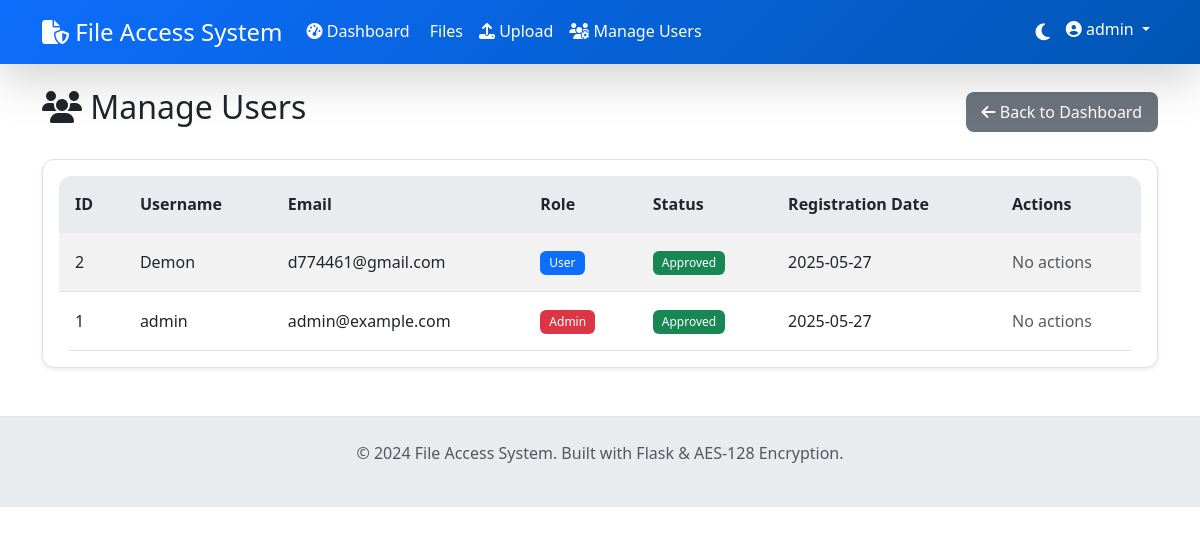
Page /admin/users (signed in) on the committed database.
### tables this page shows
CREATE TABLE users (
            id INTEGER PRIMARY KEY AUTOINCREMENT,
            username TEXT UNIQUE NOT NULL,
            email TEXT UNIQUE NOT NULL,
            password_hash TEXT NOT NULL,
            role TEXT NOT NULL DEFAULT 'user',
            status TEXT NOT NULL DEFAULT 'pending',
            created_at TIMESTAMP DEFAULT CURRENT_TIMESTAMP
        );

### app.py (the view)
@app.route('/admin/users')
@admin_required
def manage_users():
    conn = get_db_connection()
    users = conn.execute(
        'SELECT id, username, email, role, status, created_at FROM users ORDER BY created_at DESC'
    ).fetchall()
    conn.close()
    return render_template('manage_users.html', users=users)

### auth.py (called while the page is built)
def admin_required(f):
    @wraps(f)
    def decorated_function(*args, **kwargs):
        if 'user_id' not in session or session.get('role') != 'admin':
            flash('Admin access required.', 'error')
            return redirect(url_for('index'))
        return f(*args, **kwargs)
    return decorated_function

### database.py (called while the page is built)
def get_db_connection():
    conn = sqlite3.connect(Config.DATABASE)
    conn.row_factory = sqlite3.Row
    return conn

### templates/manage_users.html (shortened to what this page needs)
{% extends "base.html" %}
{% block content %}
<div class="d-flex justify-content-between align-items-center mb-4">
    <h2><i class="fas fa-users"></i> Manage Users</h2>
    <a href="{{ url_for('dashboard') }}" class="btn btn-secondary">
        <i class="fas fa-arrow-left"></i> Back to Dashboard
    </a>
</div>
<div class="card">
    <div class="card-body">
        {% if users %}
            <div class="table-responsive">
                <table class="table table-striped">
                    <thead>
                        <tr>
                            <th>ID</th>
                            <th>Username</th>
                            <th>Email</th>
                            <th>Role</th>
                            <th>Status</th>
                            <th>Registration Date</th>
                            <th>Actions</th>
                        </tr>
                    </thead>
                    <tbody>
                        {% for user in users %}
                        <tr>
                            <td>{{ user.id }}</td>
                            <td>{{ user.username }}</td>
                            <td>{{ user.email }}</td>
                            <td>
                                {% if user.role == 'admin' %}
                                    <span class="badge bg-danger">Admin</span>
                                {% else %}
                                    <span class="badge bg-primary">User</span>
                                {% endif %}
                            </td>
                            <td>
                                {% if user.status == 'approved' %}
                                    <span class="badge bg-success">Approved</span>
                                {% else %}
                                    <span class="badge bg-warning">Pending</span>
                                {% endif %}
                            </td>
                            <td>{{ user.created_at[:10] }}</td>
                            <td>
                                {% if user.status == 'pending' %}
                                    <a href="{{ url_for('approve_user', user_id=user.id) }}"
                                       class="btn btn-sm btn-success">
                                        <i class="fas fa-check"></i> Approve
                                    </a>
                                    <a href="{{ url_for('reject_user', user_id=user.id) }}"
                                       class="btn btn-sm btn-danger"
                                       onclick="return confirm('Are you sure you want to reject this user?')">
                                        <i class="fas fa-times"></i> Reject
                                    </a>
                                {% else %}
                                    <span class="text-muted">No actions</span>
                                {% endif %}
                            </td>
                        </tr>
                        {% endfor %}
                    </tbody>
                </table>
            </div>
        {% else %}
            <div class="text-center py-4">
                <i class="fas fa-users text-muted" style="font-size: 3em;"></i>
                <p class="mt-3">No users found.</p>
            </div>
        {% endif %}
    </div>
</div>
{% endblock %}

### templates/base.html (shortened to what this page needs)
<!DOCTYPE html>
<html lang="en" data-theme="{{ session.get('theme', 'light') }}">
<head>
    <link href="https://cdn.jsdelivr.net/npm/bootstrap@5.3.0/dist/css/bootstrap.min.css" rel="stylesheet">
    <link href="https://cdnjs.cloudflare.com/ajax/libs/font-awesome/6.4.0/css/all.min.css" rel="stylesheet">
    <link href="{{ url_for('static', filename='css/style.css') }}" rel="stylesheet">
</head>
<body>
    <nav class="navbar navbar-expand-lg navbar-dark sticky-top">
        <div class="container">
            <a class="navbar-brand slide-in-left" href="{{ url_for('index') }}">
                <i class="fas fa-file-shield"></i> File Access System
            </a>
            <div class="collapse navbar-collapse" id="navbarNav">
                <ul class="navbar-nav me-auto">
                    {% if session.user_id %}
                        <li class="nav-item">
                            <a class="nav-link" href="{{ url_for('dashboard') }}">
                                <i class="fas fa-tachometer-alt"></i> Dashboard
                            </a>
                        </li>
                        <li class="nav-item">
                            <a class="nav-link" href="{{ url_for('files.list_files') }}">
                                 Files
                            </a>
                        </li>
                        <li class="nav-item">
                            <a class="nav-link" href="{{ url_for('files.upload_file') }}">
                                <i class="fas fa-upload"></i> Upload
                            </a>
                        </li>
                        {% if session.role == 'admin' %}
                            <li class="nav-item">
                                <a class="nav-link" href="{{ url_for('manage_users') }}">
                                    <i class="fas fa-users-cog"></i> Manage Users
                                </a>
                            </li>
                        {% endif %}
                    {% else %}
                        <li class="nav-item">
                            <a class="nav-link" href="{{ url_for('files.list_files') }}">
                                <i class="fas fa-eye"></i> Public Files
                            </a>
                        </li>
                    {% endif %}
                </ul>
                <ul class="navbar-nav">
                    <li class="nav-item">
                        <button class="nav-link theme-toggle" title="Toggle Theme">
                            {% if session.get('theme', 'light') == 'light' %}
                                <i class="fas fa-moon"></i>
                            {% else %}
                                <i class="fas fa-sun"></i>
                            {% endif %}
                        </button>
                    </li>
                    {% if session.user_id %}
                        <li class="nav-item dropdown">
                            <a class="nav-link dropdown-toggle" href="#" id="navbarDropdown" role="button" data-bs-toggle="dropdown">
                                <i class="fas fa-user-circle"></i> {{ session.username }}
                            </a>
                        </li>
                    {% endif %}
                </ul>
            </div>
        </div>
    </nav>
    <main class="container mt-4 fade-in">
        {% block content %}{% endblock %}
    </main>
    <footer class="mt-5 py-4 text-center text-muted">
        <div class="container">
            <p>&copy; 2024 File Access System. Built with Flask & AES-128 Encryption.</p>
        </div>
    </footer>
</body>
</html>

### static/css/style.css (style rules this page uses)
:root { --bg-color: #ffffff; --text-color: #212529; --card-bg: #ffffff; --border-color: #dee2e6; --navbar-bg: #0d6efd; --navbar-text: #ffffff; --sidebar-bg: #f8f9fa; --hover-bg: #e9ecef; --shadow: 0 0.125rem 0.25rem rgba(0, 0, 0, 0.075); --shadow-lg: 0 1rem 3rem rgba(0, 0, 0, 0.175); --primary-color: #0d6efd; --success-color: #198754; --danger-color: #dc3545; --warning-color: #ffc107; --info-color: #0dcaf0; }
* { transition: all 0.3s ease; }
body { background-color: var(--bg-color); color: var(--text-color); font-family: "Segoe UI", Tahoma, Geneva, Verdana, sans-serif; line-height: 1.6; }
.navbar { background: linear-gradient(135deg, var(--navbar-bg), #0056b3) !important; box-shadow: var(--shadow-lg); backdrop-filter: blur(10px); border: none; }
.navbar-brand, .navbar-nav .nav-link { color: var(--navbar-text) !important; font-weight: 500; text-decoration: none; }
.navbar-brand { font-size: 1.5rem; font-weight: 600; }
.card { background-color: var(--card-bg); border: 1px solid var(--border-color); box-shadow: var(--shadow); border-radius: 12px; overflow: hidden; margin-bottom: 1.5rem; }
.btn { border-radius: 8px; font-weight: 500; padding: 0.5rem 1rem; transition: all 0.3s ease; position: relative; overflow: hidden; border: none; }
.btn::before { content: ""; position: absolute; top: 0; left: -100%; width: 100%; height: 100%; background: linear-gradient(90deg, transparent, rgba(255, 255, 255, 0.2), transparent); transition: left 0.5s; }
.theme-toggle { cursor: pointer; font-size: 1.2em; padding: 0.5rem; border-radius: 50%; transition: all 0.3s ease; background: transparent; border: none; color: var(--navbar-text); }
.table { background-color: var(--card-bg); border-radius: 12px; overflow: hidden; margin-bottom: 0; }
.table th { background-color: var(--hover-bg); border: none; font-weight: 600; color: var(--text-color); padding: 1rem; }
.table td { border-color: var(--border-color); vertical-align: middle; padding: 1rem; color: var(--text-color); }
.table-responsive { border-radius: 12px; }
.badge { font-size: 0.75em; padding: 0.5em 0.75em; border-radius: 6px; font-weight: 500; }
.badge.bg-success { background-color: var(--success-color) !important; }
.badge.bg-primary { background-color: var(--primary-color) !important; }
.badge.bg-danger { background-color: var(--danger-color) !important; }
.fade-in { animation: fadeIn 0.5s ease-in; }
.slide-in-left { animation: slideInLeft 0.5s ease-out; }
footer { background-color: var(--hover-bg); border-top: 1px solid var(--border-color); margin-top: 3rem; }

### templates/base.html (style rules this page uses)
:root { --bg-color: #ffffff; --text-color: #212529; --card-bg: #ffffff; --border-color: #dee2e6; --navbar-bg: #0d6efd; --navbar-text: #ffffff; --sidebar-bg: #f8f9fa; --hover-bg: #e9ecef; --shadow: 0 0.125rem 0.25rem rgba(0, 0, 0, 0.075); --shadow-lg: 0 1rem 3rem rgba(0, 0, 0, 0.175); }
* { transition: all 0.3s ease; }
body { background-color: var(--bg-color); color: var(--text-color); font-family: 'Segoe UI', Tahoma, Geneva, Verdana, sans-serif; }
.navbar { background: linear-gradient(135deg, var(--navbar-bg), #0056b3) !important; box-shadow: var(--shadow-lg); backdrop-filter: blur(10px); }
.navbar-brand, .navbar-nav .nav-link { color: var(--navbar-text) !important; font-weight: 500; }
.card { background-color: var(--card-bg); border: 1px solid var(--border-color); box-shadow: var(--shadow); border-radius: 12px; overflow: hidden; }
.btn { border-radius: 8px; font-weight: 500; padding: 0.5rem 1rem; transition: all 0.3s ease; position: relative; overflow: hidden; }
.btn::before { content: ''; position: absolute; top: 0; left: -100%; width: 100%; height: 100%; background: linear-gradient(90deg, transparent, rgba(255,255,255,0.2), transparent); transition: left 0.5s; }
.theme-toggle { cursor: pointer; font-size: 1.2em; padding: 0.5rem; border-radius: 50%; transition: all 0.3s ease; }
.table { background-color: var(--card-bg); border-radius: 12px; overflow: hidden; }
.table th { background-color: var(--hover-bg); border: none; font-weight: 600; }
.table td { border-color: var(--border-color); vertical-align: middle; }
.badge { font-size: 0.75em; padding: 0.5em 0.75em; border-radius: 6px; }
.fade-in { animation: fadeIn 0.5s ease-in; }

### rows in the picture
users: id "2", username "Demon", email "d774461@gmail.com", role "User", status "Approved", created_at "2025-05-27"
users: id "1", username "admin", email "admin@example.com", role "Admin", status "Approved", created_at "2025-05-27"

### other values in the picture
{{ session.username }} "admin"
